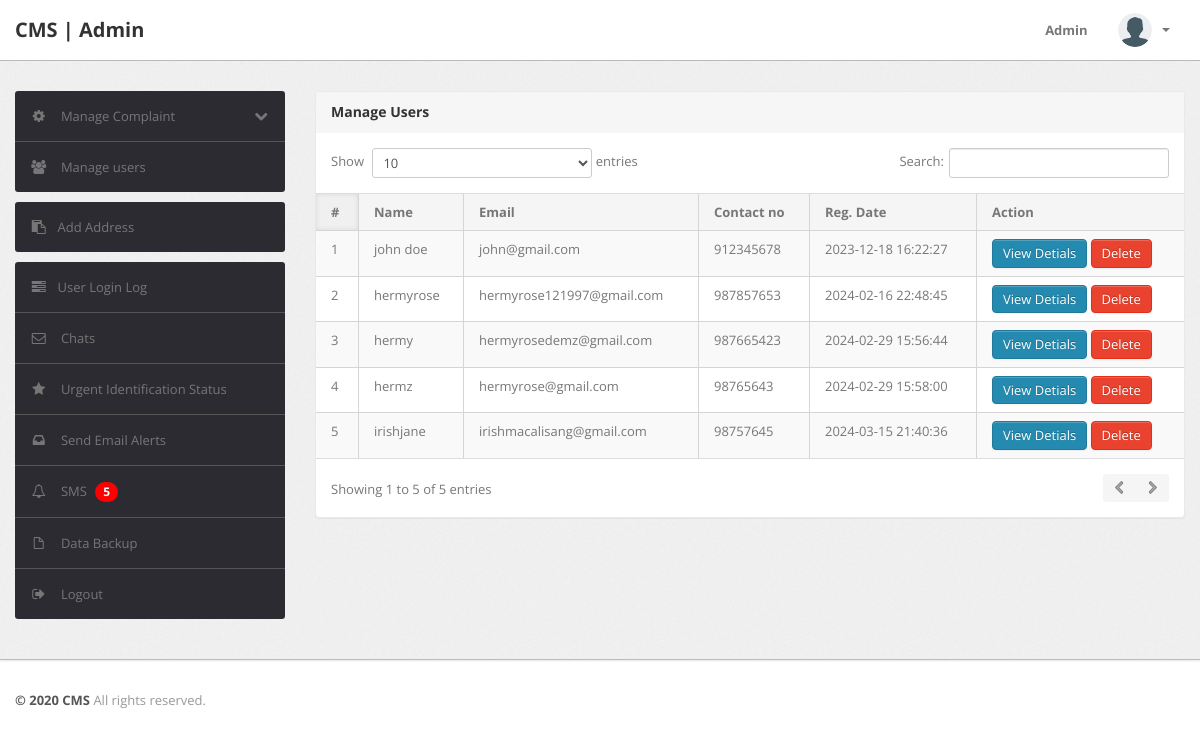
Page /manage-users.php (signed in) on the earlier database version.
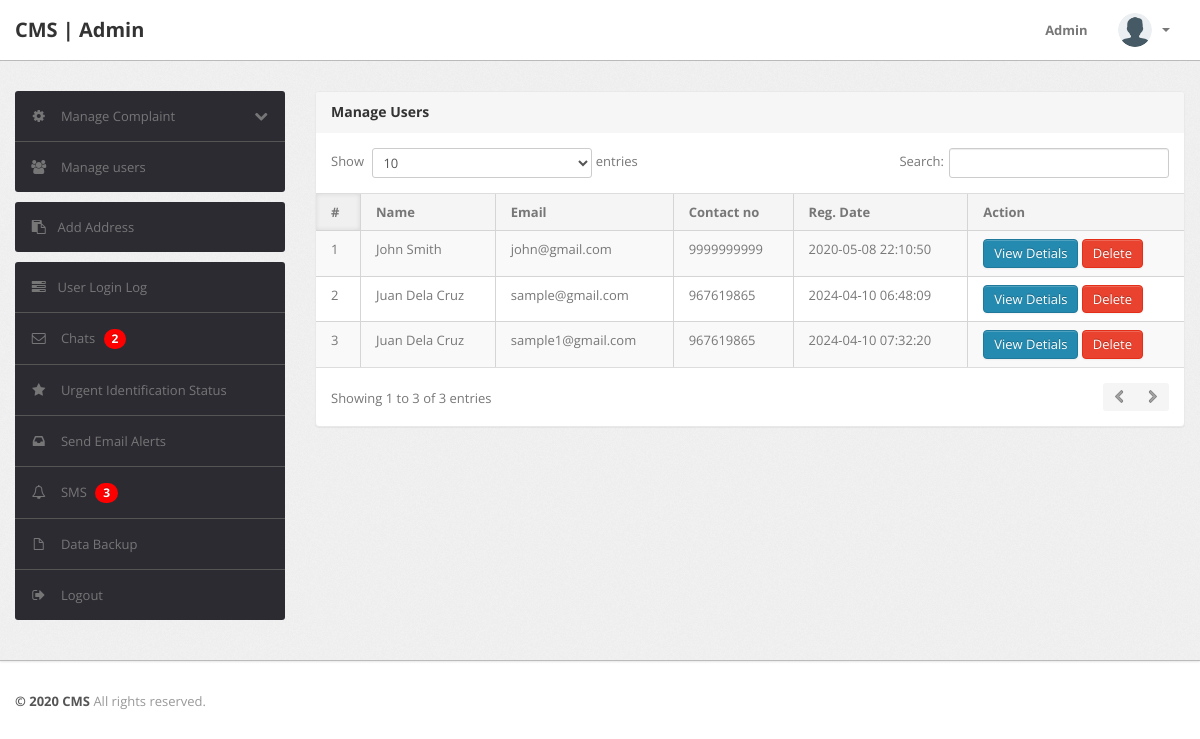
Same page on the later database version.
### tables this page shows
CREATE TABLE `users` (
  `id` int(11) NOT NULL AUTO_INCREMENT,
  `fullName` varchar(255) DEFAULT NULL,
  `userEmail` varchar(255) DEFAULT NULL,
  `password` varchar(255) DEFAULT NULL,
  `contactNo` bigint(11) DEFAULT NULL,
  `address` tinytext DEFAULT NULL,
  `State` varchar(255) DEFAULT NULL,
  `country` varchar(255) DEFAULT NULL,
  `pincode` int(6) DEFAULT NULL,
  `userImage` varchar(255) DEFAULT NULL,
  `regDate` timestamp NOT NULL DEFAULT current_timestamp(),
  `updationDate` timestamp NOT NULL DEFAULT '0000-00-00 00:00:00' ON UPDATE current_timestamp(),
  `status` int(1) NOT NULL,
  PRIMARY KEY (`id`)
);

### manage-users.php (the view, shortened to what this page needs)
<?php
include('include/config.php');
if(strlen($_SESSION['alogin'])==0)
	{
header('location:index.php');
}
else{
?>
<!DOCTYPE html>
<html lang="en">
<head>
	<link type="text/css" href="bootstrap/css/bootstrap.min.css" rel="stylesheet">
	<link type="text/css" href="bootstrap/css/bootstrap-responsive.min.css" rel="stylesheet">
	<link type="text/css" href="css/theme.css" rel="stylesheet">
	<link type="text/css" href="images/icons/css/font-awesome.css" rel="stylesheet">
</head>
<body>
<?php include('include/header.php');?>
	<div class="wrapper">
		<div class="container">
			<div class="row">
<?php include('include/sidebar.php');?>
			<div class="span9">
					<div class="content">
	<div class="module">
							<div class="module-head">
								<h3>Manage Users</h3>
							</div>
							<div class="module-body table">
								<table cellpadding="0" cellspacing="0" border="0" class="datatable-1 table table-bordered table-striped	 display" width="100%">
									<thead>
										<tr>
											<th>#</th>
											<th> Name</th>
											<th>Email </th>
											<th>Contact no</th>
											<th>Reg. Date </th>
											<th>Action</th>
										</tr>
									</thead>
									<tbody>
<?php $query=mysqli_query($con,"select * from users");
$cnt=1;
while($row=mysqli_fetch_array($query))
{
?>
										<tr>
											<td><?php echo htmlentities($cnt);?></td>
											<td><?php echo htmlentities($row['fullName']);?></td>
											<td><?php echo htmlentities($row['userEmail']);?></td>
											<td> <?php echo htmlentities($row['contactNo']);?></td>
											<td><?php echo htmlentities($row['regDate']);?></td>
<td><a href="javascript:void(0);" onClick="popUpWindow('http://localhost/cms/admin/userprofile.php?uid=<?php echo htmlentities($row['id']);?>');" title="View Details">
<button type="button" class="btn btn-primary">View Detials</button>
											</a>
<a href="manage-users.php?uid=<?php echo htmlentities($row['id']);?>&&action=del" title="Delete" onClick="return confirm('Do you really want to delete ?')">
<button type="button" class="btn btn-danger">Delete</button></a>
										</td>
										<?php $cnt=$cnt+1; } ?>
								</table>
							</div>
						</div>
					</div>
				</div>
			</div>
		</div>
	</div>
<?php include('include/footer.php');?>
</body>
<?php } ?>

### include/header.php (shortened to what this page needs)
<div class="navbar navbar-fixed-top">
		<div class="navbar-inner">
			<div class="container">
			  	<a class="brand" href="notprocess-complaint.php">
			  		CMS | Admin
			  	</a>
				<div class="nav-collapse collapse navbar-inverse-collapse">
					<ul class="nav pull-right">
						<li><a href="#">
							Admin
						</a></li>
						<li class="nav-user dropdown">
							<a href="#" class="dropdown-toggle" data-toggle="dropdown">
								<img src="images/user.png" class="nav-avatar" />
								<b class="caret"></b>
							</a>
						</li>
					</ul>
				</div>
			</div>
		</div>
	</div>

### include/sidebar.php (shortened to what this page needs)
<div class="span3">
					<div class="sidebar">
<ul class="widget widget-menu unstyled">
							<li>
								<a class="collapsed" data-toggle="collapse" href="#togglePages">
									<i class="menu-icon icon-cog"></i>
									<i class="icon-chevron-down pull-right"></i><i class="icon-chevron-up pull-right"></i>
									Manage Complaint
								</a>
							</li>
							<li>
								<a href="manage-users.php">
									<i class="menu-icon icon-group"></i>
									Manage users
								</a>
							</li>
						</ul>
						<ul class="widget widget-menu unstyled">
                                <li><a href="state.php"><i class="menu-icon icon-paste"></i>Add Address</a></li>
                            </ul>
						<ul class="widget widget-menu unstyled">
							<li><a href="user-logs.php"><i class="menu-icon icon-tasks"></i>User Login Log </a></li>
							<li class="sub-menu">
    <a href="replies.php">
        <i class="menu-icon icon-envelope"></i>
        <span>Chats</span>
        <?php
        $query = "SELECT COUNT(*) AS num_messages FROM chats";
        $result = mysqli_query($con, $query);
        $row = mysqli_fetch_assoc($result);
        $num_messages = $row['num_messages'];
        if ($num_messages > 0) {
            echo '<span class="badge badge-info">' . $num_messages . '</span>';
        }
        ?>
    </a>
</li>
												<li>
							    <a href="urgent_identification.php">
							        <i class="menu-icon icon-star"></i>
							        Urgent Identification Status
							    </a>
							</li>
								<li>
								<a href="send_email_alert.php">
									<i class="menu-icon icon-inbox"></i>
									Send Email Alerts
								</a>
							</li><li>
    <a href="sms_notifications.php">
        <i class="menu-icon icon-bell"></i>
        SMS
        <?php
        $query = "SELECT COUNT(*) AS total FROM users WHERE contactNo IS NOT NULL AND contactNo != ''";
        $result = mysqli_query($con, $query);
        if ($result) {
            $row = mysqli_fetch_assoc($result);
            $totalUsersWithContactNo = $row['total'];
            echo '<span class="badge badge-danger ml-auto">' . $totalUsersWithContactNo . '</span>';
        } else {
            echo "Error executing query: " . mysqli_error($con);
        }
        ?>
    </a>
</li>
							<li>
								<a href="backup.php">
									<i class="menu-icon icon-file"></i>
									Data Backup
								</a>
							</li>
							<li>
								<a href="logout.php">
									<i class="menu-icon icon-signout"></i>
									Logout
								</a>
							</li>
						</ul>
					</div>
				</div>

### include/footer.php
<div class="footer">
	<div class="container">
		<b class="copyright">&copy; 2020 CMS </b> All rights reserved.
	</div>
</div>

### include/sidebar.php (style rules this page uses)
.badge { display: inline-block; padding: 4px 8px; font-size: 12px; font-weight: bold; line-height: 1; color: #fff; background-color: red; border-radius: 10px; margin-left: 5px; }

Differences in the rows shown:
removed users: fullName "john doe", userEmail "john@gmail.com", contactNo "912345678", regDate "2023-12-18 16:22:27"
removed users: fullName "hermz", userEmail "hermyrose@gmail.com", contactNo "98765643", regDate "2024-02-29 15:58:00"
removed users: fullName "irishjane", userEmail "irishmacalisang@gmail.com", contactNo "98757645", regDate "2024-03-15 21:40:36"
added users: fullName "John Smith", userEmail "john@gmail.com", contactNo "9999999999", regDate "2020-05-08 22:10:50"
changed users: fullName "hermyrose" → "Juan Dela Cruz"; userEmail "hermyrose121997@gmail.com" → "sample@gmail.com"; contactNo "987857653" → "967619865"; regDate "2024-02-16 22:48:45" → "2024-04-10 06:48:09"
changed users: fullName "hermy" → "Juan Dela Cruz"; userEmail "hermyrosedemz@gmail.com" → "sample1@gmail.com"; contactNo "987665423" → "967619865"; regDate "2024-02-29 15:56:44" → "2024-04-10 07:32:20"
Other differences:
$num_messages: (not shown) → "2"
$totalUsersWithContactNo: "5" → "3"
text written by a page script: "Show entries Search: Showing 1 to 5 of 5 entries" → "Show entries Search: Showing 1 to 3 of 3 entries"
